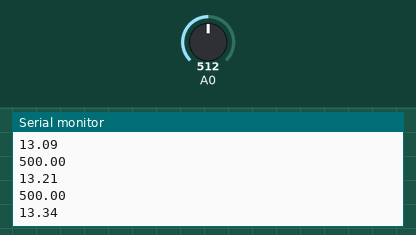
The sketch below on a simulated Arduino Uno, built with avr-gcc and run on an emulated ATmega328P. Shown: the last lines printed to the serial monitor. The inputs (shaded band) are chosen by the test bench; at power-on: A0 = 512.

Above: at 1.2 s.
1.3 s: A0 set to 490
At 1.32 s:
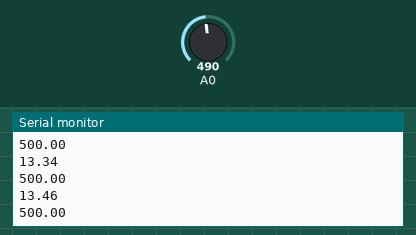
2.8 s: A0 set to 510
At 2.84 s:
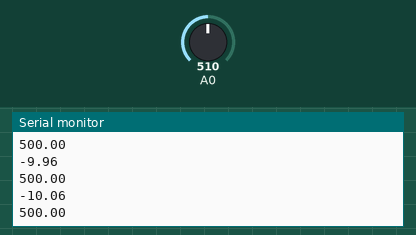
Timing chart, 0 to 5.8 s (numbered marks = the images above; inputs shaded):
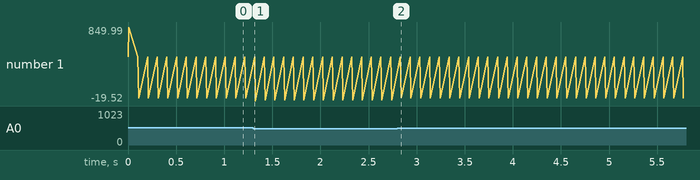

The sketch:

PID_Lib_DS.ino
```cpp
#include "PID_Lib_DS.h"

// Definir objetos PID y configurar constantes
PID myPID;
float Kp = 1.0; // Ejemplo de constante proporcional
float Ki = 0.1; // Ejemplo de constante integral
float Kd = 0.05; // Ejemplo de constante derivativa

// Definir la función de callback para obtener el valor medido
float measuredValue; // Variable para almacenar el valor medido

void setup() {
  // Inicializar la comunicación serial
  Serial.begin(9600);

  // Configurar las constantes del PID
  myPID.SetPID(Ki, Kd, Kp);

  // Establecer la entrada del PID (puntero al valor medido)
  myPID.SetInput(&measuredValue);
}

void loop() {
  // Obtener el valor medido (por ejemplo, de un sensor)
  measuredValue = analogRead(A0); // Ejemplo: leyendo un valor analógico de A0

  // Configurar el valor objetivo para el controlador PID
  float targetValue = 500; // Ejemplo: valor objetivo deseado

  // Establecer el valor objetivo del PID
  myPID.GetTarget(targetValue);

  // Calcular y obtener la salida del PID
  float output = myPID.Compute();

  // Utilizar la salida del PID para controlar el sistema (por ejemplo, un actuador)
  // Aquí puedes poner tu código para controlar el sistema con la salida del PID

  // Imprimir el valor de salida del PID
  Serial.println(output);

  // Esperar un tiempo antes de la siguiente iteración
  delay(100);
}
```

PID_Lib_DS.cpp
```cpp
#include "arduino.h"
#include "PID_Lib_DS.h"

PID::PID(){}
PID::PID(float KI,float KD,float KP)
{
  SetPID(KI,KD,KP);
}
void PID::SetPID(float KI,float KD,float KP)
{
_KI = KI;
_KD = KD;
_KP = KP;
}

void PID::SetInput(float *Muestra)
{
 _Muestra = Muestra;
}

void PID::GetTarget(float target)
{
 _target = target;
}

float PID::Compute()
{
  Serial.println(_target);
  long currT = micros();
  float deltaT = ((float)(currT - prevT)) / (1.0e6);
  prevT = currT;
  float pos = 0;
  pos = *_Muestra;
  float e = pos - _target;
  float dedt = (e - eprev) / (deltaT);
  eintegral = eintegral + e * deltaT;
  float u = _KP * e + _KD * dedt + _KI * eintegral;
  eprev = e;
  return u;
}
```

PID_Lib_DS.h
```cpp
#ifndef PID_h
#define PID_h

class PID{
  public:
  PID();
  PID(float KI,float KD,float KP);
  void SetPID(float KI,float KD,float KP);
  void SetInput(float *Muestra);
  void GetTarget(float target);
  float Compute();
  private:
  float _KP,_KI,_KD,_target;
  float *_Muestra;
  long prevT;
  float eprev,eintegral;

};
#endif
```

Measured:
- plotted number 1: 13.46 → -10.06 after the input at 1.3 s
